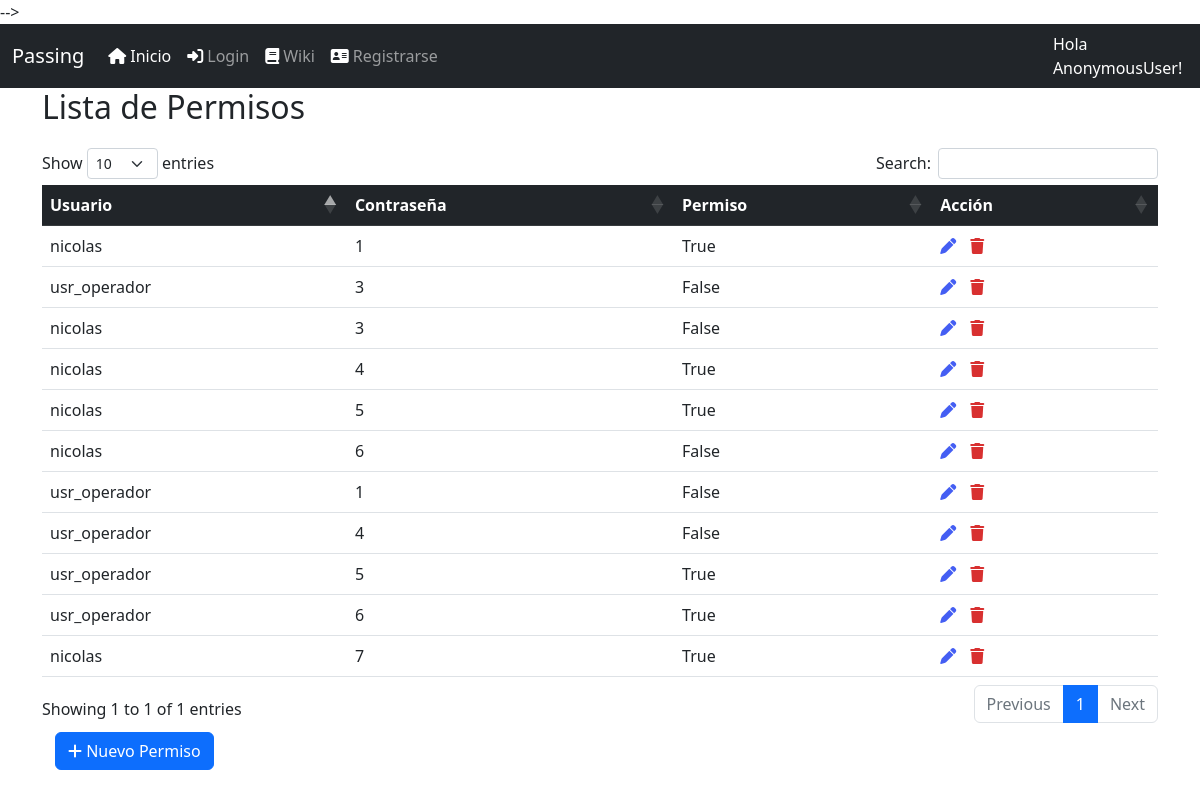
Before: /perm/permissionlist with the older database file.
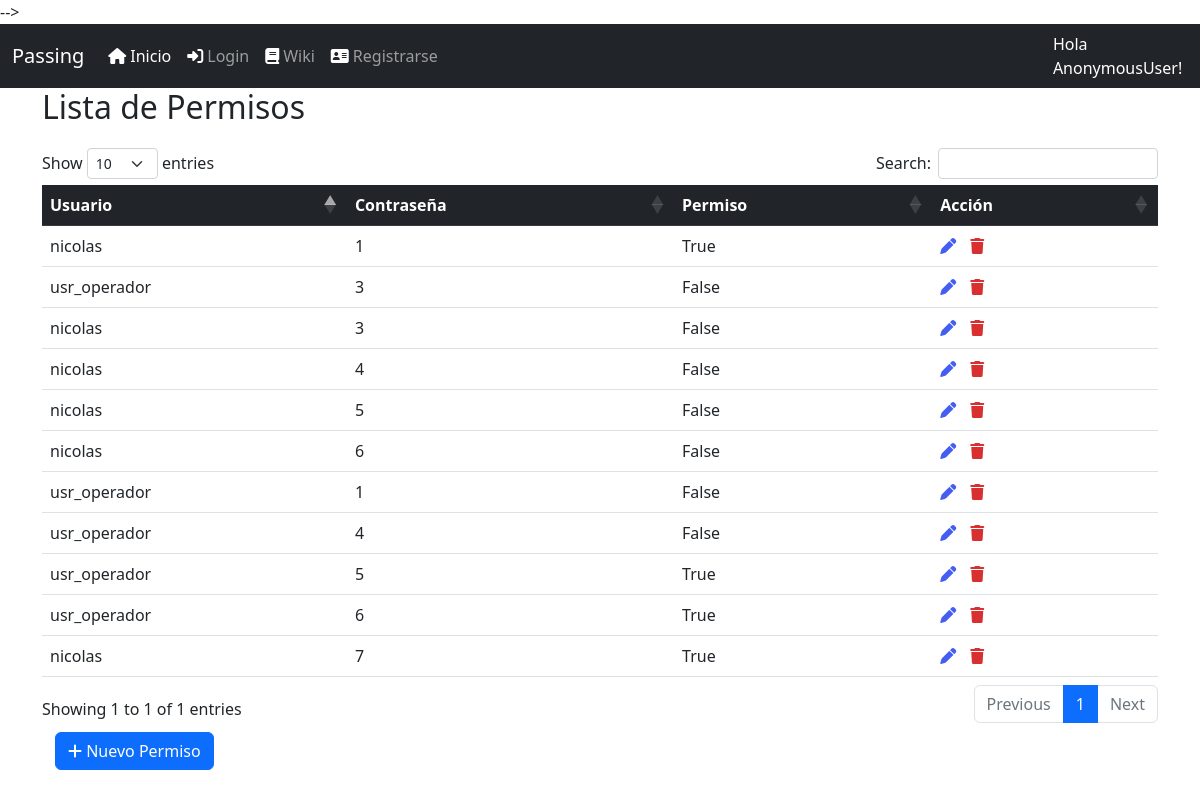
After: the same page with the newer database file.
### permission/models.py (models this page shows, shortened)
class ContraPermission(models.Model):
    user_id = models.ForeignKey(CustomUser, on_delete=models.CASCADE)
    contra_id = models.ForeignKey(Contrasena, on_delete=models.CASCADE)
    permission = models.CharField(max_length=20, null=True)
    perm_active = models.BooleanField(default = True)
    created = models.DateTimeField(auto_now=True)
    updated = models.DateTimeField(auto_now_add=True)

### login/models.py (models this page shows)
class CustomUser(AbstractUser):
    permiso_contra = models.CharField(max_length=2000,null=True)

### passbase/models.py (models this page shows, shortened)
class Contrasena(models.Model):
    nombre_contra = models.CharField(max_length=20, unique=True)
    seccion = models.ForeignKey(SeccionContra, on_delete=models.CASCADE)
    link = models.CharField(max_length=265)
    usuario = models.CharField(max_length=60)
    contraseña = models.CharField(max_length=60)
    info = models.CharField(max_length=260)
    active = models.BooleanField(default=True)
    created = models.DateTimeField(auto_now=True)
    updated = models.DateTimeField(auto_now_add=True)
    def __str__(self):
        return str(self.id)

### permission/views.py (the view)
# urls.py: path('permissionlist',PermissionListView.as_view(), name='permissionlist'),
class PermissionListView(ListView):
    model = ContraPermission
    template_name = 'listpermission.html'
    def get_context_data(self, **kwargs):
        context = super().get_context_data(**kwargs)
        context['title'] = 'Lista de Permisos'
        return context
    def get_queryset(self):
        return ContraPermission.objects.all()

### templates/listpermission.html (shortened to what this page needs)
<!DOCTYPE html>
{% extends 'base.html'%}
{% load static %}
{% block head %}
<link rel="stylesheet" href="{% static 'lib/datatables-1.13.1/css/dataTables.bootstrap5.min.css' %}"/>
<link rel="stylesheet" href="{% static 'lib/datatables-1.13.1/plugins/responsive-2.4.0/css/responsive.bootstrap5.min.css' %}"/>
{% endblock %}
{% block content %}
<div class="container" style="height: 60px;">
    <h2>{{title}}</h2>
</div>
    <div class="container">
            <table class="table" id="data">
                <thead class="table-dark">
                    <tr >
                        <th scope="col">Usuario</th>
                        <th scope="col">Contraseña</th>
                        <th scope="col">Permiso</th>
                        <th scope="col">Acción</th>
                    </tr>
                </thead>
                <tbody>
                    {% for perm in object_list %}
                    <tr>
                        <td>{{ perm.user_id }}</td>
                        <td>{{ perm.contra_id }}</td>
                        <td>{{ perm.permission }}</td>
                        <td> <a href=" # "<i class="fas fa-pen" style="margin-right:10px; text-decoration-line: None;color: rgb(68, 94, 243);"></i></a>
                            <a href=" # "<i class="fas fa-trash" style="margin-right:10px; text-decoration-line: None; color: rgb(216, 48, 48);"></i></a>
                            </td>
                    </tr>
                </tbody>
                    {% endfor %}
            </table>
            <div>
                <button class="btn">
                    <a class="btn btn-primary btn-flat" href = "#">
                    <i class="fas fa-plus"></i> Nuevo Permiso </a>
                </button>
            </div>
    </div>
{% endblock %}

Changed rows visible on the page:
changed ContraPermission (number 4 of 11 on the later page): permission "True" → "False"
changed ContraPermission (number 5 of 11 on the later page): permission "True" → "False"
